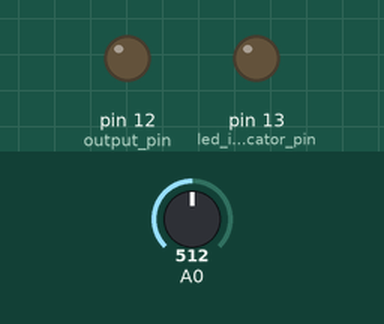
This sketch was run on a simulated Arduino Uno, built with avr-gcc and run on an emulated ATmega328P. Parts: output pins drawn as LEDs (lit = HIGH). The inputs (shaded band) are chosen by the test bench; at power-on: A0 = 512.

Above: at 1.2 s.
1.3 s: A0 set to 5
2.8 s: A0 set to 2
At 3.8 s:
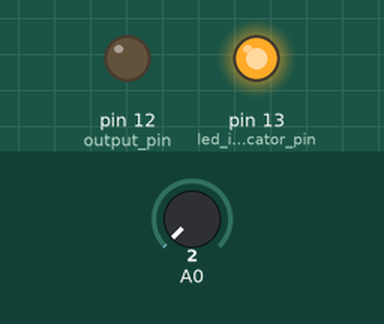
4.3 s: A0 set to 19
At 5.0 s:
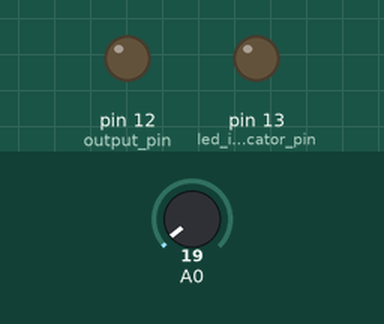
Timing chart, 0 to 7.3 s (numbered marks = the images above; inputs shaded):
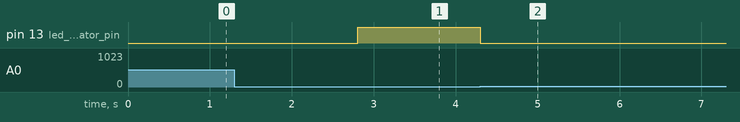

The sketch:

tuner.ino
```cpp
//generalized wave freq detection with 38.5kHz sampling rate and interrupts
//by Amanda Ghassaei
//https://www.instructables.com/id/Arduino-Frequency-Detection/
//Sept 2012

/*
 * This program is free software; you can redistribute it and/or modify
 * it under the terms of the GNU General Public License as published by
 * the Free Software Foundation; either version 3 of the License, or
 * (at your option) any later version.
 *
*/

#include <TM1638.h>

// define a module on data pin 8, clock pin 9 and strobe pin 10
TM1638 module(8, 9, 10);
unsigned long a=1;

//clipping indicator variables
boolean clipping = 0;

//data storage variables
byte newData = 0;
byte prevData = 0;
unsigned int time = 0;//keeps time and sends vales to store in timer[] occasionally
int timer[10];//sstorage for timing of events
int slope[10];//storage for slope of events
unsigned int totalTimer;//used to calculate period
unsigned int period;//storage for period of wave
byte index = 0;//current storage index
float frequency;//storage for frequency calculations
int maxSlope = 0;//used to calculate max slope as trigger point
int newSlope;//storage for incoming slope data

//variables for decided whether you have a match
byte noMatch = 0;//counts how many non-matches you've received to reset variables if it's been too long
byte slopeTol = 3;//slope tolerance- adjust this if you need
int timerTol = 10;//timer tolerance- adjust this if you need

//variables for amp detection
unsigned int ampTimer = 0;
byte maxAmp = 0;
byte checkMaxAmp;
byte ampThreshold = 30;//raise if you have a very noisy signal

void setup(){

  Serial.begin(9600);

  pinMode(13,OUTPUT);//led indicator pin
  pinMode(12,OUTPUT);//output pin

  cli();//diable interrupts

  //set up continuous sampling of analog pin 0 at 38.5kHz

  //clear ADCSRA and ADCSRB registers
  ADCSRA = 0;
  ADCSRB = 0;

  ADMUX |= (1 << REFS0); //set reference voltage
  ADMUX |= (1 << ADLAR); //left align the ADC value- so we can read highest 8 bits from ADCH register only

  ADCSRA |= (1 << ADPS2) | (1 << ADPS0); //set ADC clock with 32 prescaler- 16mHz/32=500kHz
  ADCSRA |= (1 << ADATE); //enabble auto trigger
  ADCSRA |= (1 << ADIE); //enable interrupts when measurement complete
  ADCSRA |= (1 << ADEN); //enable ADC
  ADCSRA |= (1 << ADSC); //start ADC measurements

  sei();//enable interrupts
}

ISR(ADC_vect) {//when new ADC value ready

  PORTB &= B11101111;//set pin 12 low
  prevData = newData;//store previous value
  newData = ADCH;//get value from A0
  if (prevData < 127 && newData >=127){//if increasing and crossing midpoint
    newSlope = newData - prevData;//calculate slope
    if (abs(newSlope-maxSlope)<slopeTol){//if slopes are ==
      //record new data and reset time
      slope[index] = newSlope;
      timer[index] = time;
      time = 0;
      if (index == 0){//new max slope just reset
        PORTB |= B00010000;//set pin 12 high
        noMatch = 0;
        index++;//increment index
      }
      else if (abs(timer[0]-timer[index])<timerTol && abs(slope[0]-newSlope)<slopeTol){//if timer duration and slopes match
        //sum timer values
        totalTimer = 0;
        for (byte i=0;i<index;i++){
          totalTimer+=timer[i];
        }
        period = totalTimer;//set period
        //reset new zero index values to compare with
        timer[0] = timer[index];
        slope[0] = slope[index];
        index = 1;//set index to 1
        PORTB |= B00010000;//set pin 12 high
        noMatch = 0;
      }
      else{//crossing midpoint but not match
        index++;//increment index
        if (index > 9){
          reset();
        }
      }
    }
    else if (newSlope>maxSlope){//if new slope is much larger than max slope
      maxSlope = newSlope;
      time = 0;//reset clock
      noMatch = 0;
      index = 0;//reset index
    }
    else{//slope not steep enough
      noMatch++;//increment no match counter
      if (noMatch>9){
        reset();
      }
    }
  }

  if (newData == 0 || newData == 1023){//if clipping
    PORTB |= B00100000;//set pin 13 high- turn on clipping indicator led
    clipping = 1;//currently clipping
  }

  time++;//increment timer at rate of 38.5kHz

  ampTimer++;//increment amplitude timer
  if (abs(127-ADCH)>maxAmp){
    maxAmp = abs(127-ADCH);
  }
  if (ampTimer==1000){
    ampTimer = 0;
    checkMaxAmp = maxAmp;
    maxAmp = 0;
  }

}

void reset(){//clea out some variables
  index = 0;//reset index
  noMatch = 0;//reset match couner
  maxSlope = 0;//reset slope
}


void checkClipping(){//manage clipping indicator LED
  if (clipping){//if currently clipping
    PORTB &= B11011111;//turn off clipping indicator led
    clipping = 0;
  }
}


void loop(){

  checkClipping();

  if (checkMaxAmp>ampThreshold){
    frequency = 38462/float(period);//calculate frequency timer rate/period

    if (frequency > 300 && frequency < 340) {
      //print results
      Serial.print(frequency);
      Serial.println(" hz");
      module.setDisplayToDecNumber(frequency,0,false);
    }
  }

  delay(100);//delete this if you want

  //do other stuff here
}
```

Measured:
- the behaviour switches between 4 and 3 on A0 (found by bisection; images 0 and 1)
- after the input at 1.3 s, every drawn part: stays the same
- after the input at 2.8 s, pin 13 (led_indicator_pin): LOW → HIGH at once
- after the input at 4.3 s, pin 13 (led_indicator_pin): HIGH → LOW at once
